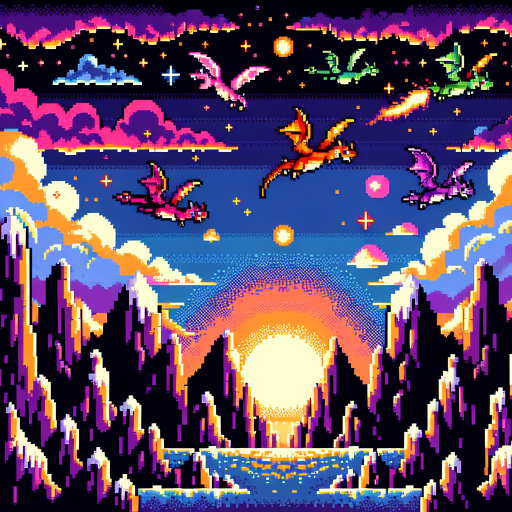
#> input picture codex/images/hero-banner.png, 1024 x 1024 px, found by its file name (shown at 1/2 size)
$ python animate-hero.py
#> lines starting #> are read from the running program, lines starting #| are printed output that depends on the picture
"""Generate an animated GIF from the hero-banner.png.

Adds bold twinkling stars to create a living, breathing
title screen for the Draco Codex.
"""

from PIL import Image, ImageDraw
import random
import math

SRC = "codex/images/hero-banner.png"
OUT = "codex/images/hero-banner.gif"
FRAMES = 20
DURATION = 150  # ms per frame

# Load source image
base = Image.open(SRC).convert("RGBA")
W, H = base.size
#> W = 1024; H = 1024

random.seed(42)

# --- STARS: way more, way bigger, way brighter ---
stars = []
for _ in range(150):  # 2.5x more stars
    x = random.randint(10, W - 10)
    y = random.randint(5, int(H * 0.5))  # top half of image
    size = random.choice([2, 2, 3, 3, 3, 4, 4, 5])  # much bigger on average
    speed = random.uniform(0.8, 3.0)  # faster twinkle
    phase = random.uniform(0, math.pi * 2)
    color = random.choice([
        (255, 255, 220),  # warm white
        (220, 235, 255),  # cool white
        (255, 215, 0),    # gold
        (255, 215, 0),    # gold (weighted)
        (255, 180, 100),  # warm orange
        (180, 220, 255),  # ice blue
    ])
    stars.append((x, y, size, speed, phase, color))

def draw_star(frame, x, y, size, r, g, b, alpha):
    """Draw a pixel-art star with glow."""
    if size <= 2:
        # Cross shape
        for dx, dy in [(0, 0), (1, 0), (-1, 0), (0, 1), (0, -1)]:
            px, py = x + dx, y + dy
            if 0 <= px < W and 0 <= py < H:
                frame.putpixel((px, py), (r, g, b, alpha))
    elif size <= 3:
        # Bigger cross with bright center
        for dx, dy in [(0, 0)]:
            frame.putpixel((x + dx, y + dy), (r, g, b, alpha))
        for dx, dy in [(1, 0), (-1, 0), (0, 1), (0, -1)]:
            px, py = x + dx, y + dy
            if 0 <= px < W and 0 <= py < H:
                frame.putpixel((px, py), (r, g, b, int(alpha * 0.8)))
        for dx, dy in [(2, 0), (-2, 0), (0, 2), (0, -2)]:
            px, py = x + dx, y + dy
            if 0 <= px < W and 0 <= py < H:
                frame.putpixel((px, py), (r, g, b, int(alpha * 0.4)))
    elif size <= 4:
        # Diamond with glow
        for dx in range(-2, 3):
            for dy in range(-2, 3):
                dist = abs(dx) + abs(dy)
                if dist <= 2:
                    px, py = x + dx, y + dy
                    if 0 <= px < W and 0 <= py < H:
                        a = int(alpha * max(0.2, 1.0 - dist * 0.3))
                        frame.putpixel((px, py), (r, g, b, a))
        # Bright spikes
        for d in range(1, 4):
            for dx, dy in [(d, 0), (-d, 0), (0, d), (0, -d)]:
                px, py = x + dx, y + dy
                if 0 <= px < W and 0 <= py < H:
                    a = int(alpha * max(0.15, 1.0 - d * 0.25))
                    frame.putpixel((px, py), (r, g, b, a))
    else:
        # Big sparkle: 4-pointed star burst
        # Center glow
        for dx in range(-2, 3):
            for dy in range(-2, 3):
                dist = abs(dx) + abs(dy)
                if dist <= 3:
                    px, py = x + dx, y + dy
                    if 0 <= px < W and 0 <= py < H:
                        a = int(alpha * max(0.15, 1.0 - dist * 0.25))
                        frame.putpixel((px, py), (r, g, b, a))
        # Long spikes
        for d in range(1, 6):
            for dx, dy in [(d, 0), (-d, 0), (0, d), (0, -d)]:
                px, py = x + dx, y + dy
                if 0 <= px < W and 0 <= py < H:
                    a = int(alpha * max(0.1, 1.0 - d * 0.18))
                    frame.putpixel((px, py), (r, g, b, a))


frames = []

for i in range(FRAMES):
    t = i / FRAMES
    angle = t * math.pi * 2

    frame = base.copy()

    for (x, y, size, speed, phase, color) in stars:
        brightness = (math.sin(angle * speed + phase) + 1) / 2  # 0 to 1
        # Lower threshold = stars visible more of the time
        if brightness > 0.1:
            # Boost alpha — always at least 50% when visible
            alpha = int(128 + brightness * 127)  # 128-255 range
            r, g, b = color
            draw_star(frame, x, y, size, r, g, b, alpha)

    # Convert to RGB for GIF
    rgb_frame = Image.new("RGB", (W, H), (15, 15, 26))
    rgb_frame.paste(frame, mask=frame.split()[3])
    frames.append(rgb_frame)
#> this loop made 20 passes
#> pass 1, `rgb_frame = Image.new("RGB", (W, H), (15, 15, 26))`:
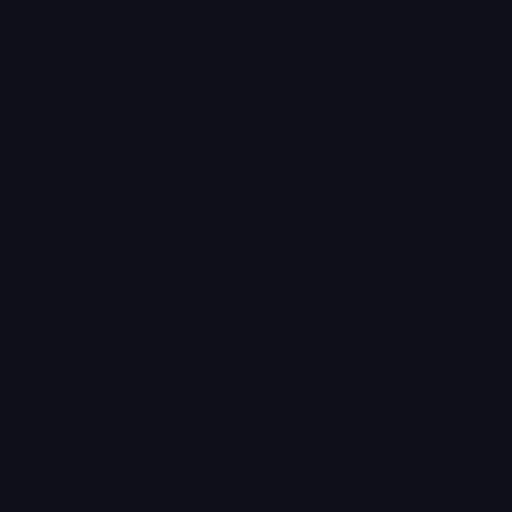
#> rgb_frame: PIL image 1024x1024 RGB (shown at 1/2 size); mean R, G, B 15, 15, 26
#> after the loop, frames = 20 items

# Save with optimization
frames[0].save(
    OUT,
    save_all=True,
    append_images=frames[1:],
    duration=DURATION,
    loop=0,
    optimize=True,
)
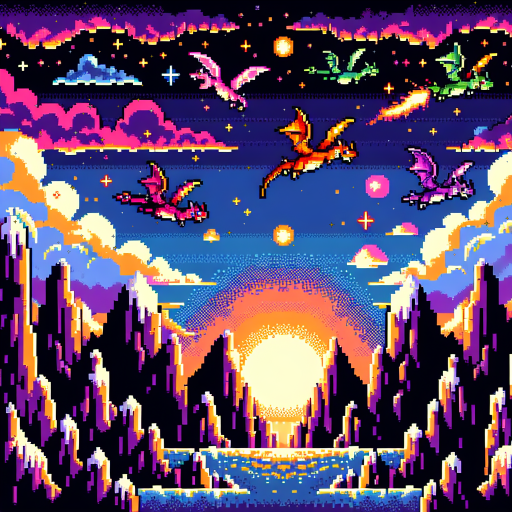
#> saved as hero-banner.gif: PIL image 1024x1024 RGB (shown at 1/2 size); mean R, G, B 94.8, 72.6, 104

import os
size_kb = os.path.getsize(OUT) / 1024
print(f"Saved {OUT} — {len(frames)} frames, {DURATION}ms/frame, {W}x{H}, {size_kb:.0f}KB")
#| Saved codex/images/hero-banner.gif — 20 frames, 150ms/frame, 1024x1024, 9339KB
